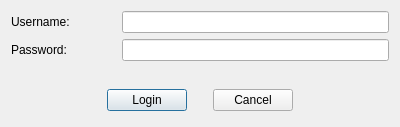
<?xml version="1.0" encoding="UTF-8"?>
<ui version="4.0">
 <class>Dialog</class>
 <widget class="QDialog" name="Dialog">
  <property name="geometry">
   <rect>
    <x>0</x>
    <y>0</y>
    <width>400</width>
    <height>127</height>
   </rect>
  </property>
  <property name="windowTitle">
   <string>Login</string>
  </property>
  <property name="windowIcon">
   <iconset resource="servermaintenancetool.qrc">
    <normaloff>:/ServerMaintenanceTool/Resources/LBA-net.ico</normaloff>:/ServerMaintenanceTool/Resources/LBA-net.ico</iconset>
  </property>
  <property name="whatsThis">
   <string notr="true"/>
  </property>
  <property name="accessibleName">
   <string notr="true"/>
  </property>
  <property name="accessibleDescription">
   <string notr="true"/>
  </property>
  <layout class="QGridLayout" name="gridLayout">
   <item row="0" column="0">
    <widget class="QLabel" name="label">
     <property name="text">
      <string>Username:</string>
     </property>
    </widget>
   </item>
   <item row="0" column="2">
    <widget class="QLineEdit" name="lineEdit_user"/>
   </item>
   <item row="1" column="0">
    <widget class="QLabel" name="label_2">
     <property name="text">
      <string>Password:</string>
     </property>
    </widget>
   </item>
   <item row="1" column="2">
    <widget class="QLineEdit" name="lineEdit_pass">
     <property name="echoMode">
      <enum>QLineEdit::Password</enum>
     </property>
    </widget>
   </item>
   <item row="3" column="0" colspan="3">
    <layout class="QHBoxLayout">
     <property name="spacing">
      <number>6</number>
     </property>
     <property name="margin">
      <number>0</number>
     </property>
     <item>
      <spacer>
       <property name="orientation">
        <enum>Qt::Horizontal</enum>
       </property>
       <property name="sizeHint" stdset="0">
        <size>
         <width>40</width>
         <height>31</height>
        </size>
       </property>
      </spacer>
     </item>
     <item>
      <widget class="QPushButton" name="okButton">
       <property name="text">
        <string>Login</string>
       </property>
      </widget>
     </item>
     <item>
      <spacer name="horizontalSpacer_2">
       <property name="orientation">
        <enum>Qt::Horizontal</enum>
       </property>
       <property name="sizeType">
        <enum>QSizePolicy::Fixed</enum>
       </property>
       <property name="sizeHint" stdset="0">
        <size>
         <width>20</width>
         <height>20</height>
        </size>
       </property>
      </spacer>
     </item>
     <item>
      <widget class="QPushButton" name="cancelButton">
       <property name="text">
        <string>Cancel</string>
       </property>
      </widget>
     </item>
     <item>
      <spacer name="horizontalSpacer">
       <property name="orientation">
        <enum>Qt::Horizontal</enum>
       </property>
       <property name="sizeHint" stdset="0">
        <size>
         <width>40</width>
         <height>31</height>
        </size>
       </property>
      </spacer>
     </item>
    </layout>
   </item>
   <item row="2" column="2">
    <spacer name="verticalSpacer">
     <property name="orientation">
      <enum>Qt::Vertical</enum>
     </property>
     <property name="sizeHint" stdset="0">
      <size>
       <width>20</width>
       <height>40</height>
      </size>
     </property>
    </spacer>
   </item>
   <item row="0" column="1">
    <spacer name="horizontalSpacer_3">
     <property name="orientation">
      <enum>Qt::Horizontal</enum>
     </property>
     <property name="sizeType">
      <enum>QSizePolicy::Fixed</enum>
     </property>
     <property name="sizeHint" stdset="0">
      <size>
       <width>40</width>
       <height>20</height>
      </size>
     </property>
    </spacer>
   </item>
  </layout>
 </widget>
 <resources>
  <include location="servermaintenancetool.qrc"/>
 </resources>
 <connections>
  <connection>
   <sender>okButton</sender>
   <signal>clicked()</signal>
   <receiver>Dialog</receiver>
   <slot>accept()</slot>
   <hints>
    <hint type="sourcelabel">
     <x>278</x>
     <y>253</y>
    </hint>
    <hint type="destinationlabel">
     <x>96</x>
     <y>254</y>
    </hint>
   </hints>
  </connection>
  <connection>
   <sender>cancelButton</sender>
   <signal>clicked()</signal>
   <receiver>Dialog</receiver>
   <slot>reject()</slot>
   <hints>
    <hint type="sourcelabel">
     <x>369</x>
     <y>253</y>
    </hint>
    <hint type="destinationlabel">
     <x>179</x>
     <y>282</y>
    </hint>
   </hints>
  </connection>
 </connections>
</ui>
